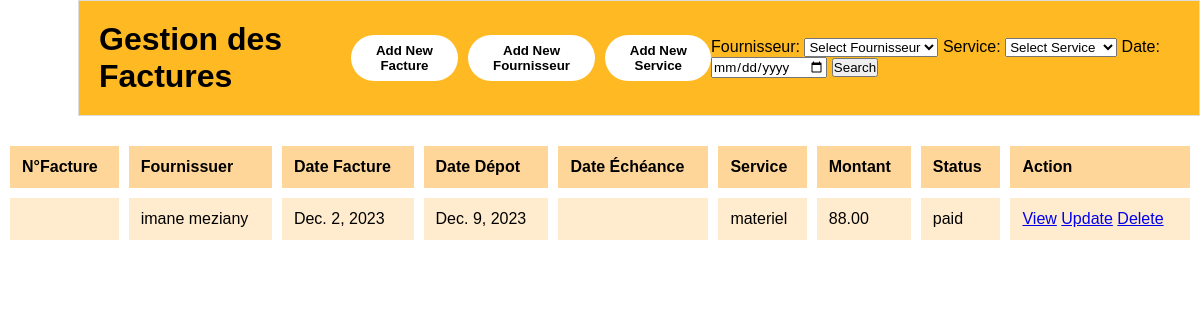
The app's page / (signed in) with its own data.
### facturation/models.py (models this page shows, shortened)
class Facture(models.Model):
    numero = models.CharField(max_length=20)
    fournisseur = models.ForeignKey(Fournisseur, on_delete=models.CASCADE)
    date_facture = models.DateField()
    date_depot = models.DateField()
    montant = models.DecimalField(max_digits=10, decimal_places=2)
    service = models.ForeignKey(Service, on_delete=models.CASCADE)
    status = models.CharField(choices=(('draft', 'Draft'), ('validated', 'Validated'), ('paid', 'Paid')), default='draft', max_length=20)
    echeance = models.DateField(blank=True, null=True)

class Fournisseur(models.Model):
    name = models.CharField(max_length=100)
    email = models.EmailField()
    phone = models.CharField(max_length=20)
    def __str__(self):
        return self.name

class Service(models.Model):
    name = models.CharField(max_length=100)
    def __str__(self):
        return self.name

### facturation/views.py (the view)
# urls.py: path('', login_required(views.homepage,login_url='facturation:login'), name='homepage'),
@login_required(login_url='login/')
def homepage(request):
    if request.method == 'POST':
        facture_form = FactureForm(request.POST)
        fournisseur_form = FournisseurForm(request.POST)
        service_form = ServiceForm(request.POST)
        if facture_form.is_valid():
            facture_form.save()
            return redirect('facturation:homepage')
        if fournisseur_form.is_valid():
            fournisseur_form.save()
            return redirect('facturation:homepage')
        if service_form.is_valid():
            service_form.save()
            return redirect('facturation:homepage')
    else:
        facture_form = FactureForm()
        fournisseur_form = FournisseurForm()
        service_form = ServiceForm()
    factures = Facture.objects.all()  # This is for the homepage view
    form = SearchForm(request.GET)  # This is for the homepage view
    return render(request, 'facturation/homepage.html', { 'factures': factures,
        'facture_form': facture_form,
        'fournisseur_form': fournisseur_form,
        'service_form': service_form,
        'form':form  # This ensures the filter form is also present on the page
    })

### facturation/forms.py (shortened to what this page needs)
class FactureForm(forms.ModelForm):
    class Meta:
        model = Facture
        fields = ['numero', 'fournisseur', 'date_facture', 'date_depot', 'service', 'status','montant']

class FournisseurForm(forms.ModelForm):
    class Meta:
        model = Fournisseur
        fields = ['name', 'email', 'phone']

### templates/facturation/homepage.html (shortened to what this page needs)
<!DOCTYPE html>
<html>
<head>
    <link rel="stylesheet" type="text/css" href="/static/assets/css/style.css">
</head>
<body>
    <div class="header">
        <h1>Gestion des Factures</h1>
        <div class="add-buttons">
            <button class="modal-button" data-modal-target="#addFactureModal">Add New Facture</button>
            <button class="modal-button" data-modal-target="#addFournisseurModal">Add New Fournisseur</button>
            <button class="modal-button" data-modal-target="#addServiceModal">Add New Service</button>
            <form method="GET" action="{% url 'facturation:search_factures' %}">
                {{ form }}
                <input type="submit" value="Search">
            </form>
        </div>
    </div>
    <table>
        <tr>
            <th>N°Facture</th>
            <th>Fournissuer</th>
            <th>Date Facture</th>
            <th>Date Dépot</th>
            <th>Date Échéance </th>
            <th>Service</th>
            <th>Montant</th>
            <th>Status</th>
            <th>Action</th>
        </tr>
        {% for facture in factures %}
        <tr>
            <td>{{ facture.number }}</td>
            <td>{{ facture.fournisseur }}</td>
            <td>{{ facture.date_facture }}</td>
            <td>{{ facture.date_depot }}</td>
            <td>{{ facture.date_echeance }}</td>
            <td>{{ facture.service }}</td>
            <td>{{ facture.montant }}</td>
            <td>{{ facture.status }}</td>
            <td>
                <a href="{% url 'facturation:view_facture' facture.pk %}">View</a>
                <a href="{% url 'facturation:update_facture' facture.pk %}">Update</a>
                <a href="{% url 'facturation:delete_facture' facture.pk %}">Delete</a>
            </td>
        </tr>
        {% endfor %}
    </table>
</body>
</html>

### static/assets/css/style.css (style rules this page uses)
table { width: 100%; border-collapse: collapse; font-family: Arial, sans-serif; border-spacing: 0; margin-bottom: 20px; overflow-y: auto; }
th, td { border: 10px solid #fff; padding: 12px; text-align: left; border-bottom: 10px solid #fff; }
th { background-color: #ffd699; font-weight: bold; }
tr:nth-child(even) { background-color: #ffebcd; }
.header { display: flex; justify-content: space-between; background-color: #ffb923; border: 1px solid #dddddd; padding: 20px; margin-bottom: 20px; margin-left: 78px; overflow-y: auto; }
.add-buttons { display: flex; align-items: center; }
body { background-color: #fff; margin: 0; padding: 0; font-family: Arial, sans-serif; overflow-y: auto; }
.modal-button { padding: 8px 12px; border: none; border-radius: 4px; background-color: #333; cursor: pointer; background-color: #fff; color: #000000; font-weight: bold; cursor: pointer; border-radius: 30px; transition: background-color 0.2s ease-in-out; }
.modal-button + .modal-button { margin-left: 10px; }
* { margin: 0; padding: 0; box-sizing: border-box; font-family: "Poppins" , sans-serif; }

### records on screen
Facture: fournisseur "imane meziany", date_facture "Dec. 2, 2023", date_depot "Dec. 9, 2023", service "materiel", montant "88.00", status "paid"
